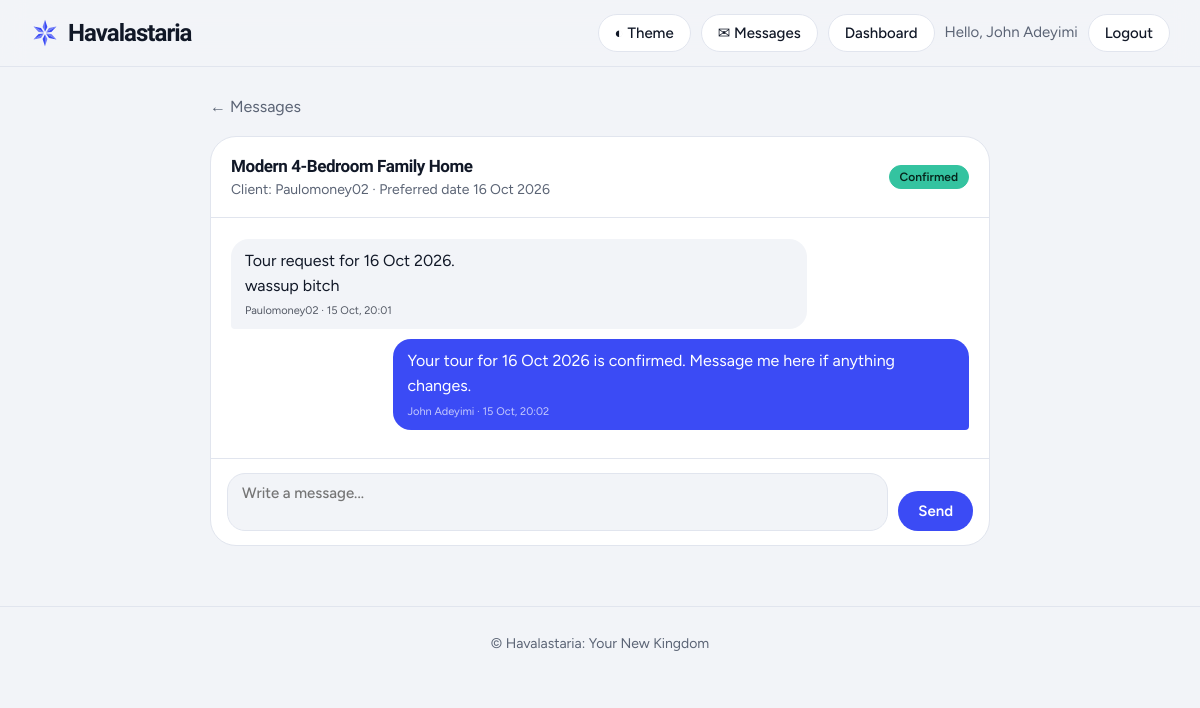
The page /chat/1/ (signed in) on the database its author committed.
### listings/models.py (models this page shows, shortened)
class Conversation(models.Model):
    STATUS = [('pending', 'Pending'), ('confirmed', 'Confirmed'), ('declined', 'Declined')]
    property = models.ForeignKey(Property, on_delete=models.CASCADE, related_name='conversations')
    client = models.ForeignKey(User, on_delete=models.CASCADE, related_name='tour_chats')
    agent = models.ForeignKey(Agent, on_delete=models.CASCADE, related_name='chats')
    preferred_date = models.DateField(null=True, blank=True)
    status = models.CharField(max_length=10, choices=STATUS, default='pending')
    created_at = models.DateTimeField(auto_now_add=True)
    updated_at = models.DateTimeField(auto_now=True)
    class Meta:
        unique_together = ('property', 'client')
        ordering = ['-updated_at']

class Property(models.Model):
    PROPERTY_TYPES = [
        ('house', 'House'),
        ('apartment', 'Apartment'),
        ('condo', 'Condo'),
    ]
    title = models.CharField(max_length=200)
    description = models.TextField()
    location = models.CharField(max_length=255)
    price = models.DecimalField(max_digits=10, decimal_places=2) # e.g., 750000.00
    property_type = models.CharField(max_length=20, choices=PROPERTY_TYPES, default='house')
    bedrooms = models.IntegerField()
    bathrooms = models.DecimalField(max_digits=3, decimal_places=1) # Allows for 2.5 baths
    square_feet = models.IntegerField()
    year_built = models.IntegerField()
    image = models.ImageField(upload_to='property_images/', blank=True, null=True)
    agent = models.ForeignKey(Agent, on_delete=models.CASCADE, related_name='properties')
    created_at = models.DateTimeField(auto_now_add=True)

class Message(models.Model):
    conversation = models.ForeignKey(Conversation, on_delete=models.CASCADE, related_name='messages')
    sender = models.ForeignKey(User, on_delete=models.CASCADE, related_name='sent_messages')
    body = models.TextField()
    is_read = models.BooleanField(default=False)
    created_at = models.DateTimeField(auto_now_add=True)
    class Meta:
        ordering = ['created_at']

### listings/views.py (the view)
# urls.py: path('chat/<int:pk>/', views.conversation, name='conversation'),
@login_required
def conversation(request, pk):
    chat = _chat_or_403(request, pk)
    if request.method == 'POST':
        body = request.POST.get('body', '').strip()[:2000]
        if body:
            Message.objects.create(conversation=chat, sender=request.user, body=body)
            chat.save(update_fields=['updated_at'])
        return redirect('listings:conversation', pk=chat.pk)
    chat.messages.filter(is_read=False).exclude(sender=request.user).update(is_read=True)
    thread = list(chat.messages.select_related('sender'))
    as_agent = request.user.id == chat.agent.user_id
    return render(request, 'listings/conversation.html', {
        'chat': chat, 'thread': thread, 'as_agent': as_agent,
        'other': chat.client if as_agent else chat.agent.user,
        'last_id': thread[-1].id if thread else 0,
    })

### listings/context_processors.py (called while the page is built)
def unread(request):
    if not request.user.is_authenticated:
        return {}
    n = (Message.objects.filter(is_read=False)
         .filter(Q(conversation__client=request.user) | Q(conversation__agent__user=request.user))
         .exclude(sender=request.user).count())
    return {'unread_count': n}

### listings/templatetags/listing_extras.py (called while the page is built)
@register.filter
def display_name(user):
    if not user:
        return ""
    full = (user.get_full_name() or "").strip()
    if full:
        return full
    raw = getattr(user, "username", "") or str(user)
    return " ".join(w.capitalize() for w in re.split(r"[._\-\s]+", raw) if w)

### listings/views.py (called while the page is built)
def _chat_or_403(request, pk):
    chat = get_object_or_404(Conversation.objects.select_related('property', 'client', 'agent__user'), pk=pk)
    if request.user.id not in (chat.client_id, chat.agent.user_id):
        raise PermissionDenied("This conversation is private.")
    return chat

### listings/templates/listings/conversation.html (shortened to what this page needs)
{% extends 'listings/base.html' %}
{% load listing_extras %}
{% block content %}
<div style="max-width:780px;margin:0 auto">
  <a href="{% url 'listings:inbox' %}" class="back">&larr; Messages</a>
  <div class="pn" style="padding:0;overflow:hidden">
    <div class="ch-h">
      <div>
        <h3 style="margin:0"><a href="{% url 'listings:property_detail' chat.property.id %}" style="text-decoration:none">{{ chat.property.title }}</a></h3>
        <div class="ar">{% if as_agent %}Client{% else %}Agent{% endif %}: {{ other|display_name }}{% if chat.preferred_date %} · Preferred date {{ chat.preferred_date|date:"d M Y" }}{% endif %}</div>
      </div>
      <div class="ac2">
        <span class="bd2 {{ chat.status }}">{{ chat.get_status_display }}</span>
      </div>
    </div>
    <div class="log" id="log">
      {% for m in thread %}<div class="b{% if m.sender_id == user.id %} me{% endif %}">{{ m.body }}<small>{{ m.sender|display_name }} · {{ m.created_at|date:"d M, H:i" }}</small></div>{% endfor %}
    </div>
    <form method="post" class="ch-f" id="cf">{% csrf_token %}
      <textarea name="body" rows="2" maxlength="2000" placeholder="Write a message..." aria-label="Message" required></textarea>
      <button type="submit" class="btn">Send</button>
    </form>
  </div>
</div>
{% endblock %}

### listings/templates/listings/base.html (shortened to what this page needs)
{% load listing_extras %}
<!DOCTYPE html>
<html lang="en">
<head>
</head>
<body>
<header><div class="nav">
  <a href="{% url 'listings:index' %}" class="logo"><svg class="lm" viewBox="0 0 100 100" aria-hidden="true"><use href="#star"/></svg>Havalastaria</a>
  <div class="nb">
    <button type="button" class="pill" id="theme" aria-label="Toggle theme">◐ Theme</button>
    {% if user.is_authenticated %}
      <a href="{% url 'listings:inbox' %}" class="pill">✉ Messages{% if unread_count %}<b class="bdg">{{ unread_count }}</b>{% endif %}</a>
      <a href="{% url 'listings:dashboard' %}" class="pill">Dashboard</a>
      <span>Hello, {{ user|display_name }}</span>
      <form action="{% url 'logout' %}" method="post">{% csrf_token %}<button type="submit" class="pill">Logout</button></form>
    {% else %}
      <a href="{% url 'login' %}" class="btn">Login</a>
    {% endif %}
  </div>
</div></header>
<main class="container">
{% block content %}{% endblock %}
</main>
<footer>© Havalastaria: Your New Kingdom</footer>
</body>
</html>

### listings/templates/listings/base.html (style rules this page uses)
:root { color-scheme:light;--bg:#F2F4F8;--sf:#fff;--ink:#111827;--mu:#5B6475;--ln:#E1E5EE;--ac:#3B4BF5;--ai:#fff;--sh:0 18px 40px -22px rgba(30,40,90,.35) }
* { box-sizing:border-box }
body { margin:0;background:var(--bg);color:var(--ink);font:16px/1.55 Figtree,system-ui,sans-serif }
h1,h2,h3,h4,.f { font-family:"Bricolage Grotesque",Figtree,sans-serif;letter-spacing:-.025em;margin:0 }
a { color:inherit }
header { position:sticky;top:0;z-index:5;background:color-mix(in srgb,var(--bg) 85%,transparent);backdrop-filter:blur(12px);border-bottom:1px solid var(--ln) }
.nav { max-width:1180px;margin:auto;padding:14px 20px;display:flex;justify-content:space-between;align-items:center;gap:12px;flex-wrap:wrap }
.logo { font:800 24px "Bricolage Grotesque",sans-serif;letter-spacing:-.04em;display:flex;gap:8px;align-items:center;text-decoration:none }
.nb { display:flex;gap:10px;align-items:center;flex-wrap:wrap;color:var(--mu);font-size:15px }
.nb form { margin:0;display:inline }
.container { max-width:1180px;margin:0 auto;padding:28px 20px 60px }
.btn,.pill { border:0;border-radius:99px;padding:11px 20px;font:600 15px Figtree,sans-serif;text-decoration:none;display:inline-block;cursor:pointer;background:var(--ac);color:var(--ai);text-align:center;transition:transform .15s,opacity .15s }
.pill,.btn-quiet { background:var(--sf);color:var(--ink);border:1px solid var(--ln);font-weight:500;padding:9px 16px }
.ar { color:var(--mu);font-size:14px }
.back { color:var(--mu);text-decoration:none;display:inline-block;margin-bottom:16px }
footer { border-top:1px solid var(--ln);padding:26px 20px;text-align:center;color:var(--mu);font-size:14px }
.pn { background:var(--sf);border:1px solid var(--ln);border-radius:26px;padding:20px 22px;min-width:0 }
.pn h3 { font-size:17px;margin-bottom:14px }
.lm { width:30px;height:30px;flex:none }
.bd2 { display:inline-block;border-radius:99px;padding:2px 10px;font-size:12px;font-weight:600;background:var(--bg);border:1px solid var(--ln) }
.bd2.confirmed { background:#34C3A0;color:#06251c;border-color:#34C3A0 }
.ch-h { display:flex;justify-content:space-between;align-items:center;gap:12px;flex-wrap:wrap;padding:16px 20px;border-bottom:1px solid var(--ln) }
.ac2 { display:flex;gap:8px;align-items:center;flex-wrap:wrap }
.log { max-height:56vh;min-height:240px;overflow-y:auto;padding:16px 20px;display:flex;flex-direction:column }
.b { max-width:78%;padding:10px 14px;border-radius:18px 18px 18px 4px;background:var(--bg);margin:5px 0;white-space:pre-wrap;overflow-wrap:anywhere }
.b.me { margin-left:auto;background:var(--ac);color:var(--ai);border-radius:18px 18px 4px 18px }
.b small { display:block;opacity:.7;font-size:11px;margin-top:4px }
.ch-f { display:flex;gap:10px;padding:14px 16px;border-top:1px solid var(--ln);align-items:end }
.ch-f textarea { flex:1;border:1px solid var(--ln);background:var(--bg);color:var(--ink);border-radius:18px;padding:10px 14px;font:500 15px Figtree,sans-serif;resize:none }

### rows shown on the page
Conversation: property "Modern 4-Bedroom Family Home", preferred_date "16 Oct 2026", status "Confirmed"
Message: body "Tour request for 16 Oct 2026. wassup bitch", sender|display_name "Paulomoney02", created_at "15 Oct, 20:01"
Message: body "Your tour for 16 Oct 2026 is confirmed. Message me here if anything changes.", sender|display_name "John Adeyimi", created_at "15 Oct, 20:02"

### other values the page prints
{{ user|display_name }} "John Adeyimi"
{{ other|display_name }} "Paulomoney02"
